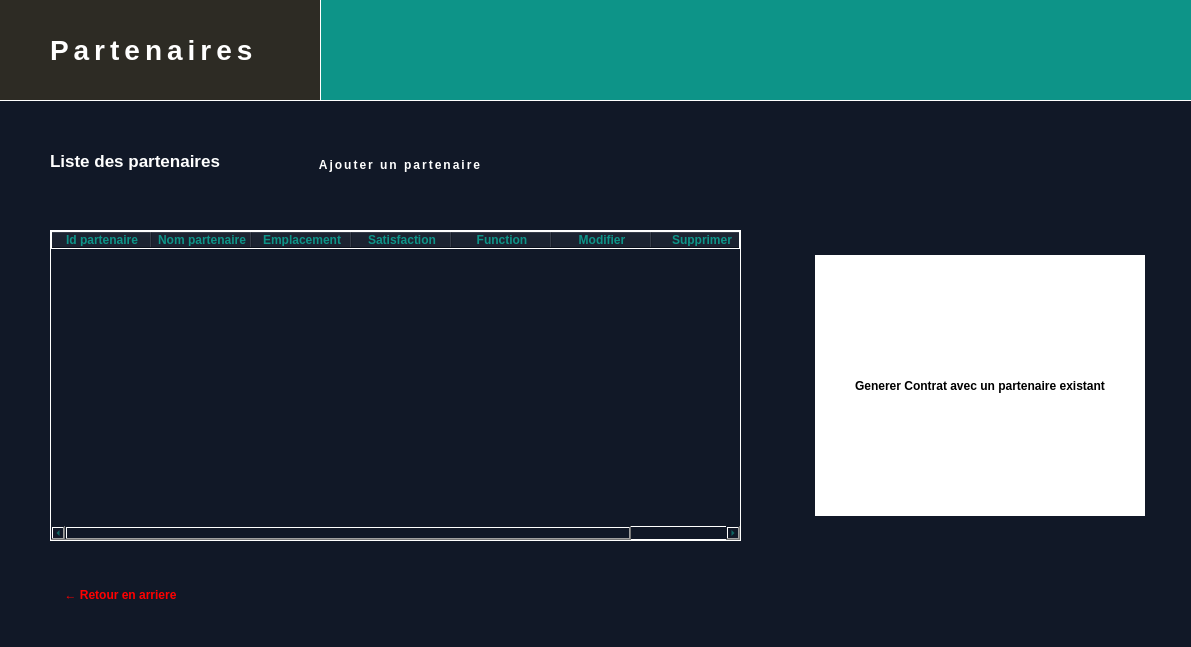
<?xml version="1.0" encoding="UTF-8"?>
<ui version="4.0">
 <class>MainWindow</class>
 <widget class="QMainWindow" name="MainWindow">
  <property name="geometry">
   <rect>
    <x>0</x>
    <y>0</y>
    <width>1191</width>
    <height>647</height>
   </rect>
  </property>
  <property name="windowTitle">
   <string>MainWindow</string>
  </property>
  <property name="styleSheet">
   <string notr="true">background: #111827;
border: none;</string>
  </property>
  <widget class="QWidget" name="centralwidget">
   <widget class="QStackedWidget" name="stackedWidget">
    <property name="geometry">
     <rect>
      <x>0</x>
      <y>0</y>
      <width>1191</width>
      <height>621</height>
     </rect>
    </property>
    <property name="styleSheet">
     <string notr="true"/>
    </property>
    <property name="currentIndex">
     <number>6</number>
    </property>
    <widget class="QWidget" name="page">
     <widget class="QGroupBox" name="groupBox_3">
      <property name="geometry">
       <rect>
        <x>0</x>
        <y>0</y>
        <width>1281</width>
        <height>671</height>
       </rect>
      </property>
      <property name="autoFillBackground">
       <bool>false</bool>
      </property>
      <property name="styleSheet">
       <string notr="true">background: #111827;</string>
      </property>
      <property name="title">
       <string/>
      </property>
      <layout class="QHBoxLayout" name="horizontalLayout">
       <item>
        <widget class="QGroupBox" name="groupBox">
         <property name="styleSheet">
          <string notr="true">#groupBox {
border: none;
}</string>
         </property>
         <property name="title">
          <string/>
         </property>
         <widget class="QWidget" name="layoutWidget">
          <property name="geometry">
           <rect>
            <x>70</x>
            <y>90</y>
            <width>341</width>
            <height>431</height>
           </rect>
          </property>
          <layout class="QVBoxLayout" name="verticalLayout">
           <item>
            <widget class="QLabel" name="label">
             <property name="styleSheet">
              <string notr="true">color: #0d9488;
font-size: 16px;
font-weight: bold;</string>
             </property>
             <property name="text">
              <string>Username:</string>
             </property>
            </widget>
           </item>
           <item>
            <widget class="QLineEdit" name="lineEdit">
             <property name="styleSheet">
              <string notr="true">border: 2px solid grey;
padding: 5px;
color: teal;
</string>
             </property>
            </widget>
           </item>
           <item>
            <widget class="QLabel" name="label_2">
             <property name="styleSheet">
              <string notr="true">color: teal;
font-size: 16px;
font-weight: bold;</string>
             </property>
             <property name="text">
              <string>Password:</string>
             </property>
            </widget>
           </item>
           <item>
            <widget class="QLineEdit" name="lineEdit_2">
             <property name="styleSheet">
              <string notr="true">border: 2px solid grey;
padding: 5px;
color: teal;
</string>
             </property>
            </widget>
           </item>
           <item>
            <widget class="QPushButton" name="pushButton_2">
             <property name="styleSheet">
              <string notr="true">#pushButton_2{
color:#0d9488;
background-color:transparent;
}</string>
             </property>
             <property name="text">
              <string>Forget Password?</string>
             </property>
            </widget>
           </item>
           <item>
            <widget class="QPushButton" name="pushButton">
             <property name="styleSheet">
              <string notr="true">background-color: rgb(200, 200, 200);
color: #0d9488;
font-size: 16px;
font-weight: medium;</string>
             </property>
             <property name="text">
              <string>Login</string>
             </property>
            </widget>
           </item>
          </layout>
         </widget>
         <widget class="QGroupBox" name="groupBox_2">
          <property name="geometry">
           <rect>
            <x>550</x>
            <y>-50</y>
            <width>627</width>
            <height>651</height>
           </rect>
          </property>
          <property name="styleSheet">
           <string notr="true">#groupBox_2{
background-image:url(&quot;C:/Users/medam/OneDrive/Bureau/les interfaces/Smart_Contracting_And_Construction_Company_2A2-master/logo.png&quot;);
background-position: center no-repeat;
background-size: 50%;
border: none;
}</string>
          </property>
          <property name="title">
           <string/>
          </property>
         </widget>
        </widget>
       </item>
      </layout>
     </widget>
    </widget>
    <widget class="QWidget" name="page_2">
     <property name="sizePolicy">
      <sizepolicy hsizetype="Preferred" vsizetype="Preferred">
       <horstretch>0</horstretch>
       <verstretch>0</verstretch>
      </sizepolicy>
     </property>
     <layout class="QVBoxLayout" name="verticalLayout_2">
      <item>
       <layout class="QGridLayout" name="gridLayout">
        <item row="2" column="1">
         <widget class="QPushButton" name="pushButton_5">
          <property name="sizePolicy">
           <sizepolicy hsizetype="Preferred" vsizetype="Fixed">
            <horstretch>0</horstretch>
            <verstretch>0</verstretch>
           </sizepolicy>
          </property>
          <property name="styleSheet">
           <string notr="true">color: #0d9488;
font-size: 16px;
font-weight: bold;</string>
          </property>
          <property name="text">
           <string>PushButton</string>
          </property>
         </widget>
        </item>
        <item row="0" column="1">
         <widget class="QPushButton" name="pushButton_3">
          <property name="sizePolicy">
           <sizepolicy hsizetype="Preferred" vsizetype="Fixed">
            <horstretch>0</horstretch>
            <verstretch>0</verstretch>
           </sizepolicy>
          </property>
          <property name="focusPolicy">
           <enum>Qt::NoFocus</enum>
          </property>
          <property name="styleSheet">
           <string notr="true">color: #0d9488;
background: rgb(255, 255, 255);
font-size: 16px;
font-weight: bold;</string>
          </property>
          <property name="text">
           <string>gerer les Matieres Premieres</string>
          </property>
         </widget>
        </item>
        <item row="1" column="1">
         <widget class="QPushButton" name="pushButton_4">
          <property name="sizePolicy">
           <sizepolicy hsizetype="Preferred" vsizetype="Minimum">
            <horstretch>0</horstretch>
            <verstretch>0</verstretch>
           </sizepolicy>
          </property>
          <property name="styleSheet">
           <string notr="true">color: #0d9488;
font-size: 16px;
font-weight: bold;</string>
          </property>
          <property name="text">
           <string>PushButton</string>
          </property>
         </widget>
        </item>
        <item row="0" column="0">
         <widget class="QPushButton" name="pushButton_6">
          <property name="sizePolicy">
           <sizepolicy hsizetype="Preferred" vsizetype="Fixed">
            <horstretch>0</horstretch>
            <verstretch>0</verstretch>
           </sizepolicy>
          </property>
          <property name="styleSheet">
           <string notr="true">color: #0d9488;
font-size: 16px;
font-weight: bold;</string>
          </property>
          <property name="text">
           <string>gerer les Employees</string>
          </property>
         </widget>
        </item>
        <item row="1" column="0">
         <widget class="QPushButton" name="pushButton_7">
          <property name="sizePolicy">
           <sizepolicy hsizetype="Preferred" vsizetype="Fixed">
            <horstretch>0</horstretch>
            <verstretch>0</verstretch>
           </sizepolicy>
          </property>
          <property name="styleSheet">
           <string notr="true">color: #0d9488;
font-size: 16px;
font-weight: bold;</string>
          </property>
          <property name="text">
           <string>Gerer les chantiers</string>
          </property>
         </widget>
        </item>
        <item row="2" column="0">
         <widget class="QPushButton" name="pushButton_8">
          <property name="sizePolicy">
           <sizepolicy hsizetype="Preferred" vsizetype="Fixed">
            <horstretch>0</horstretch>
            <verstretch>0</verstretch>
           </sizepolicy>
          </property>
          <property name="styleSheet">
           <string notr="true">color: #0d9488;
font-size: 16px;
font-weight: bold;
background: white;</string>
          </property>
          <property name="text">
           <string>Gerer les partenaires</string>
          </property>
         </widget>
        </item>
       </layout>
      </item>
     </layout>
    </widget>
    <widget class="QWidget" name="page_3">
     <widget class="QGroupBox" name="groupBox_4">
      <property name="geometry">
       <rect>
        <x>0</x>
        <y>0</y>
        <width>431</width>
        <height>271</height>
       </rect>
      </property>
      <property name="styleSheet">
       <string notr="true">border: transparent;
padding: 5px;
color: teal;
</string>
      </property>
      <property name="title">
       <string/>
      </property>
      <layout class="QGridLayout" name="gridLayout_3">
       <item row="0" column="0">
        <layout class="QGridLayout" name="gridLayout_2">
         <item row="0" column="0">
          <widget class="QLabel" name="label_3">
           <property name="styleSheet">
            <string notr="true">color: #0d9488;
font-size: 16px;
font-weight: bold;</string>
           </property>
           <property name="text">
            <string>Nom</string>
           </property>
          </widget>
         </item>
         <item row="0" column="1">
          <widget class="QLineEdit" name="lineEdit_3">
           <property name="styleSheet">
            <string notr="true">border: 2px solid teal;
padding: 5px;
color: red;
</string>
           </property>
          </widget>
         </item>
         <item row="1" column="0">
          <widget class="QLabel" name="label_4">
           <property name="styleSheet">
            <string notr="true">color: #0d9488;
font-size: 16px;
font-weight: bold;</string>
           </property>
           <property name="text">
            <string>Quantite</string>
           </property>
          </widget>
         </item>
         <item row="1" column="1">
          <widget class="QLineEdit" name="lineEdit_4">
           <property name="styleSheet">
            <string notr="true">border: 2px solid teal;
padding: 5px;
color: teal;
</string>
           </property>
          </widget>
         </item>
         <item row="2" column="0">
          <widget class="QLabel" name="label_5">
           <property name="styleSheet">
            <string notr="true">color: #0d9488;
font-size: 16px;
font-weight: bold;</string>
           </property>
           <property name="text">
            <string>Prix</string>
           </property>
          </widget>
         </item>
         <item row="2" column="1">
          <widget class="QLineEdit" name="lineEdit_5">
           <property name="styleSheet">
            <string notr="true">border: 2px solid teal;
padding: 5px;
color: teal;
</string>
           </property>
          </widget>
         </item>
        </layout>
       </item>
       <item row="1" column="0">
        <layout class="QVBoxLayout" name="verticalLayout_3">
         <item>
          <widget class="QPushButton" name="pushButton_10">
           <property name="styleSheet">
            <string notr="true">border: 2px solid grey;
padding: 5px;
color: teal;
border-radius: 10px;
color: #0d9488;
font-size: 16px;
font-weight: bold;</string>
           </property>
           <property name="text">
            <string>Ajouter MP</string>
           </property>
          </widget>
         </item>
         <item>
          <widget class="QPushButton" name="pushButton_9">
           <property name="styleSheet">
            <string notr="true">border: 2px solid grey;
padding: 5px;
color: teal;
border-radius:10px;
color: #0d9488;
font-size: 16px;
font-weight: bold;
</string>
           </property>
           <property name="text">
            <string>Effacer</string>
           </property>
          </widget>
         </item>
        </layout>
       </item>
      </layout>
     </widget>
     <widget class="QGroupBox" name="groupBox_6">
      <property name="geometry">
       <rect>
        <x>10</x>
        <y>280</y>
        <width>1021</width>
        <height>271</height>
       </rect>
      </property>
      <property name="styleSheet">
       <string notr="true">
border-color: rgb(13, 148, 136);
padding: 5px;
color: teal;
font-size: 16px;
font-weight: bold;</string>
      </property>
      <property name="title">
       <string>Statistique</string>
      </property>
     </widget>
     <widget class="QTableWidget" name="tableWidget">
      <property name="geometry">
       <rect>
        <x>440</x>
        <y>0</y>
        <width>471</width>
        <height>271</height>
       </rect>
      </property>
      <property name="maximumSize">
       <size>
        <width>801</width>
        <height>271</height>
       </size>
      </property>
      <property name="styleSheet">
       <string notr="true">border: double;
padding: 5px;
color: teal;

</string>
      </property>
      <column>
       <property name="text">
        <string>Code</string>
       </property>
       <property name="font">
        <font>
         <pointsize>10</pointsize>
         <bold>true</bold>
         <underline>true</underline>
         <strikeout>false</strikeout>
        </font>
       </property>
      </column>
      <column>
       <property name="text">
        <string>Nom</string>
       </property>
       <property name="font">
        <font>
         <pointsize>10</pointsize>
         <bold>true</bold>
         <underline>true</underline>
        </font>
       </property>
      </column>
      <column>
       <property name="text">
        <string>Quantite</string>
       </property>
       <property name="font">
        <font>
         <pointsize>10</pointsize>
         <bold>true</bold>
         <underline>true</underline>
        </font>
       </property>
      </column>
     </widget>
     <widget class="QGroupBox" name="groupBox_5">
      <property name="geometry">
       <rect>
        <x>920</x>
        <y>0</y>
        <width>261</width>
        <height>271</height>
       </rect>
      </property>
      <property name="styleSheet">
       <string notr="true">border: transparent;
padding: 5px;
color: teal;
</string>
      </property>
      <property name="title">
       <string>Metiers</string>
      </property>
      <layout class="QVBoxLayout" name="verticalLayout_4">
       <item>
        <widget class="QPushButton" name="pushButton_14">
         <property name="styleSheet">
          <string notr="true">border: 2px solid grey;
padding: 5px;
color: teal;
border-radius: 10px;
color: #0d9488;
font-size: 16px;
font-weight: bold;</string>
         </property>
         <property name="text">
          <string>Trier</string>
         </property>
        </widget>
       </item>
       <item>
        <widget class="QPushButton" name="pushButton_12">
         <property name="styleSheet">
          <string notr="true">border: 2px solid grey;
padding: 5px;
color: teal;
border-radius: 10px;
color: #0d9488;
font-size: 16px;
font-weight: bold;</string>
         </property>
         <property name="text">
          <string>Modifier</string>
         </property>
        </widget>
       </item>
       <item>
        <widget class="QPushButton" name="pushButton_13">
         <property name="styleSheet">
          <string notr="true">border: 2px solid grey;
padding: 5px;
color: teal;
border-radius: 10px;
color: #0d9488;
font-size: 16px;
font-weight: bold;</string>
         </property>
         <property name="text">
          <string>Supprimer</string>
         </property>
        </widget>
       </item>
      </layout>
     </widget>
     <widget class="QGroupBox" name="groupBox_7">
      <property name="geometry">
       <rect>
        <x>1039</x>
        <y>269</y>
        <width>141</width>
        <height>271</height>
       </rect>
      </property>
      <property name="styleSheet">
       <string notr="true">border: teal;
padding: 5px;
color: teal;
</string>
      </property>
      <property name="title">
       <string/>
      </property>
      <widget class="QPushButton" name="pushButton_11">
       <property name="geometry">
        <rect>
         <x>30</x>
         <y>220</y>
         <width>93</width>
         <height>28</height>
        </rect>
       </property>
       <property name="styleSheet">
        <string notr="true">border: 2px solid grey;
padding: 5px;
color: red;
border-radius:10px;

font-size: 16px;
font-weight: bold;
</string>
       </property>
       <property name="text">
        <string>Return</string>
       </property>
      </widget>
     </widget>
    </widget>
    <widget class="QWidget" name="page_4">
     <widget class="QTableWidget" name="tableWidget_2">
      <property name="geometry">
       <rect>
        <x>10</x>
        <y>50</y>
        <width>961</width>
        <height>221</height>
       </rect>
      </property>
      <column>
       <property name="text">
        <string>Nom du chantier</string>
       </property>
       <property name="font">
        <font>
         <bold>true</bold>
        </font>
       </property>
       <property name="background">
        <color>
         <red>94</red>
         <green>117</green>
         <blue>153</blue>
        </color>
       </property>
      </column>
      <column>
       <property name="text">
        <string>Emplacement</string>
       </property>
      </column>
      <column>
       <property name="text">
        <string>Manager</string>
       </property>
      </column>
      <column>
       <property name="text">
        <string>Date de début</string>
       </property>
      </column>
      <column>
       <property name="text">
        <string>Description</string>
       </property>
      </column>
     </widget>
     <widget class="QPushButton" name="pushButton_16">
      <property name="geometry">
       <rect>
        <x>990</x>
        <y>130</y>
        <width>171</width>
        <height>31</height>
       </rect>
      </property>
      <property name="styleSheet">
       <string notr="true">border: 2px solid grey;
padding: 5px;
color: teal;
border-radius: 10px;
color: #0d9488;
font-size: 16px;
font-weight: bold;</string>
      </property>
      <property name="text">
       <string>Ajouter chantier</string>
      </property>
     </widget>
     <widget class="QPushButton" name="pushButton_17">
      <property name="geometry">
       <rect>
        <x>990</x>
        <y>180</y>
        <width>171</width>
        <height>31</height>
       </rect>
      </property>
      <property name="styleSheet">
       <string notr="true">border: 2px solid grey;
padding: 5px;
color: teal;
border-radius: 10px;
color: #0d9488;
font-size: 16px;
font-weight: bold;</string>
      </property>
      <property name="text">
       <string>Modifier chantier</string>
      </property>
     </widget>
     <widget class="QPushButton" name="pushButton_18">
      <property name="geometry">
       <rect>
        <x>990</x>
        <y>230</y>
        <width>171</width>
        <height>31</height>
       </rect>
      </property>
      <property name="styleSheet">
       <string notr="true">border: 2px solid grey;
padding: 5px;
color: teal;
border-radius: 10px;
color: #0d9488;
font-size: 16px;
font-weight: bold;</string>
      </property>
      <property name="text">
       <string>Supprimer chantier</string>
      </property>
     </widget>
     <widget class="QPushButton" name="pushButton_15">
      <property name="geometry">
       <rect>
        <x>10</x>
        <y>10</y>
        <width>93</width>
        <height>28</height>
       </rect>
      </property>
      <property name="styleSheet">
       <string notr="true">border: 2px solid grey;
padding: 5px;
color: red;
border-radius:10px;

font-size: 16px;
font-weight: bold;
</string>
      </property>
      <property name="text">
       <string>Return</string>
      </property>
     </widget>
     <widget class="QGroupBox" name="groupBox_8">
      <property name="geometry">
       <rect>
        <x>10</x>
        <y>290</y>
        <width>961</width>
        <height>271</height>
       </rect>
      </property>
      <property name="styleSheet">
       <string notr="true">
border-color: rgb(13, 148, 136);
padding: 5px;
color: teal;
font-size: 16px;
font-weight: bold;</string>
      </property>
      <property name="title">
       <string>Statistique</string>
      </property>
     </widget>
     <widget class="QLineEdit" name="lineEdit_6">
      <property name="geometry">
       <rect>
        <x>990</x>
        <y>20</y>
        <width>161</width>
        <height>22</height>
       </rect>
      </property>
      <property name="styleSheet">
       <string notr="true">color: #FFFFFF</string>
      </property>
     </widget>
     <widget class="QLabel" name="label_6">
      <property name="geometry">
       <rect>
        <x>910</x>
        <y>20</y>
        <width>81</width>
        <height>20</height>
       </rect>
      </property>
      <property name="styleSheet">
       <string notr="true">color: #0d9488;
font: 10pt &quot;MS Shell Dlg 2&quot;;</string>
      </property>
      <property name="text">
       <string>Recherche</string>
      </property>
     </widget>
    </widget>
    <widget class="QWidget" name="page_5">
     <widget class="QWidget" name="formLayoutWidget">
      <property name="geometry">
       <rect>
        <x>350</x>
        <y>30</y>
        <width>401</width>
        <height>471</height>
       </rect>
      </property>
      <layout class="QFormLayout" name="formLayout">
       <item row="0" column="0">
        <widget class="QLabel" name="label_7">
         <property name="styleSheet">
          <string notr="true">color: #0d9488;</string>
         </property>
         <property name="text">
          <string>Nom du chantier</string>
         </property>
        </widget>
       </item>
       <item row="1" column="0">
        <widget class="QLabel" name="label_8">
         <property name="styleSheet">
          <string notr="true">color: #0d9488;</string>
         </property>
         <property name="text">
          <string>Emplacement</string>
         </property>
        </widget>
       </item>
       <item row="2" column="0">
        <widget class="QLabel" name="label_10">
         <property name="styleSheet">
          <string notr="true">color: #0d9488;</string>
         </property>
         <property name="text">
          <string>Manager</string>
         </property>
        </widget>
       </item>
       <item row="3" column="0">
        <widget class="QLabel" name="label_9">
         <property name="styleSheet">
          <string notr="true">color: #0d9488;</string>
         </property>
         <property name="text">
          <string>Date de début </string>
         </property>
        </widget>
       </item>
       <item row="4" column="0">
        <widget class="QLabel" name="label_11">
         <property name="styleSheet">
          <string notr="true">color: #0d9488;</string>
         </property>
         <property name="text">
          <string>Description</string>
         </property>
        </widget>
       </item>
       <item row="0" column="1">
        <widget class="QLineEdit" name="lineEdit_7">
         <property name="styleSheet">
          <string notr="true">color: #FFFFFF</string>
         </property>
        </widget>
       </item>
       <item row="1" column="1">
        <widget class="QLineEdit" name="lineEdit_8">
         <property name="styleSheet">
          <string notr="true">color: #FFFFFF
</string>
         </property>
        </widget>
       </item>
       <item row="2" column="1">
        <widget class="QLineEdit" name="lineEdit_9">
         <property name="styleSheet">
          <string notr="true">color: #FFFFFF</string>
         </property>
        </widget>
       </item>
       <item row="3" column="1">
        <widget class="QDateEdit" name="dateEdit">
         <property name="styleSheet">
          <string notr="true">color: #FFFFFF</string>
         </property>
        </widget>
       </item>
       <item row="4" column="1">
        <widget class="QTextEdit" name="textEdit">
         <property name="styleSheet">
          <string notr="true">color: #FFFFFF</string>
         </property>
        </widget>
       </item>
      </layout>
     </widget>
     <widget class="QPushButton" name="pushButton_19">
      <property name="geometry">
       <rect>
        <x>762</x>
        <y>467</y>
        <width>121</width>
        <height>31</height>
       </rect>
      </property>
      <property name="styleSheet">
       <string notr="true">border: 2px solid grey;
padding: 5px;
color: red;
border-radius:10px;

font-size: 16px;
font-weight: bold;
</string>
      </property>
      <property name="text">
       <string>Annuler</string>
      </property>
     </widget>
     <widget class="QPushButton" name="pushButton_20">
      <property name="geometry">
       <rect>
        <x>760</x>
        <y>430</y>
        <width>121</width>
        <height>31</height>
       </rect>
      </property>
      <property name="styleSheet">
       <string notr="true">border: 2px solid grey;
padding: 5px;
color: #0d9488;
border-radius:10px;

font-size: 16px;
font-weight: bold;
</string>
      </property>
      <property name="text">
       <string>Valider</string>
      </property>
     </widget>
    </widget>
    <widget class="QWidget" name="page_6">
     <widget class="QWidget" name="horizontalWidget" native="true">
      <property name="geometry">
       <rect>
        <x>-10</x>
        <y>10</y>
        <width>1201</width>
        <height>621</height>
       </rect>
      </property>
      <property name="sizePolicy">
       <sizepolicy hsizetype="Preferred" vsizetype="Preferred">
        <horstretch>0</horstretch>
        <verstretch>0</verstretch>
       </sizepolicy>
      </property>
      <layout class="QHBoxLayout" name="horizontalLayout_2">
       <property name="spacing">
        <number>50</number>
       </property>
       <property name="leftMargin">
        <number>50</number>
       </property>
       <property name="topMargin">
        <number>100</number>
       </property>
       <property name="rightMargin">
        <number>50</number>
       </property>
       <property name="bottomMargin">
        <number>100</number>
       </property>
       <item>
        <widget class="QPushButton" name="pushButton_25">
         <property name="sizePolicy">
          <sizepolicy hsizetype="Fixed" vsizetype="Fixed">
           <horstretch>0</horstretch>
           <verstretch>0</verstretch>
          </sizepolicy>
         </property>
         <property name="styleSheet">
          <string notr="true">color: red;
font-weight: bold;</string>
         </property>
         <property name="text">
          <string>← Retour</string>
         </property>
        </widget>
       </item>
       <item>
        <widget class="QPushButton" name="pushButton_21">
         <property name="sizePolicy">
          <sizepolicy hsizetype="Minimum" vsizetype="Ignored">
           <horstretch>0</horstretch>
           <verstretch>0</verstretch>
          </sizepolicy>
         </property>
         <property name="font">
          <font>
           <bold>true</bold>
          </font>
         </property>
         <property name="cursor">
          <cursorShape>PointingHandCursor</cursorShape>
         </property>
         <property name="mouseTracking">
          <bool>true</bool>
         </property>
         <property name="autoFillBackground">
          <bool>false</bool>
         </property>
         <property name="styleSheet">
          <string notr="true">color: black;
background: white;</string>
         </property>
         <property name="text">
          <string>Afficher les partenaires</string>
         </property>
         <property name="autoDefault">
          <bool>false</bool>
         </property>
         <property name="default">
          <bool>false</bool>
         </property>
         <property name="flat">
          <bool>false</bool>
         </property>
        </widget>
       </item>
       <item>
        <widget class="QPushButton" name="pushButton_22">
         <property name="sizePolicy">
          <sizepolicy hsizetype="Minimum" vsizetype="Ignored">
           <horstretch>0</horstretch>
           <verstretch>0</verstretch>
          </sizepolicy>
         </property>
         <property name="font">
          <font>
           <bold>true</bold>
          </font>
         </property>
         <property name="cursor">
          <cursorShape>PointingHandCursor</cursorShape>
         </property>
         <property name="styleSheet">
          <string notr="true">color: black;
background: white;</string>
         </property>
         <property name="text">
          <string>Afficher les recommandation de partenariat</string>
         </property>
        </widget>
       </item>
      </layout>
     </widget>
    </widget>
    <widget class="QWidget" name="page_7">
     <widget class="QLabel" name="label_12">
      <property name="geometry">
       <rect>
        <x>50</x>
        <y>20</y>
        <width>241</width>
        <height>60</height>
       </rect>
      </property>
      <property name="font">
       <font>
        <pointsize>21</pointsize>
        <italic>false</italic>
        <bold>true</bold>
        <underline>false</underline>
        <strikeout>false</strikeout>
       </font>
      </property>
      <property name="autoFillBackground">
       <bool>false</bool>
      </property>
      <property name="styleSheet">
       <string notr="true">letter-spacing: 5px;
color: White;
background: transparent;</string>
      </property>
      <property name="frameShape">
       <enum>QFrame::Box</enum>
      </property>
      <property name="lineWidth">
       <number>1</number>
      </property>
      <property name="text">
       <string>Partenaires</string>
      </property>
     </widget>
     <widget class="QTableWidget" name="tableWidget_3">
      <property name="geometry">
       <rect>
        <x>50</x>
        <y>230</y>
        <width>691</width>
        <height>311</height>
       </rect>
      </property>
      <property name="font">
       <font>
        <bold>true</bold>
       </font>
      </property>
      <property name="styleSheet">
       <string notr="true">border: 1px solid white;
color: #0d9488;
font-weight: bold;</string>
      </property>
      <column>
       <property name="text">
        <string>Id partenaire</string>
       </property>
       <property name="font">
        <font>
         <bold>true</bold>
        </font>
       </property>
      </column>
      <column>
       <property name="text">
        <string>Nom partenaire</string>
       </property>
      </column>
      <column>
       <property name="text">
        <string>Emplacement</string>
       </property>
      </column>
      <column>
       <property name="text">
        <string>Satisfaction</string>
       </property>
      </column>
      <column>
       <property name="text">
        <string>Function</string>
       </property>
      </column>
      <column>
       <property name="text">
        <string>Modifier</string>
       </property>
      </column>
      <column>
       <property name="text">
        <string>Supprimer</string>
       </property>
      </column>
     </widget>
     <widget class="Line" name="line">
      <property name="geometry">
       <rect>
        <x>-30</x>
        <y>100</y>
        <width>1600</width>
        <height>1</height>
       </rect>
      </property>
      <property name="styleSheet">
       <string notr="true">background: white;</string>
      </property>
      <property name="orientation">
       <enum>Qt::Horizontal</enum>
      </property>
     </widget>
     <widget class="QLabel" name="label_13">
      <property name="geometry">
       <rect>
        <x>50</x>
        <y>140</y>
        <width>271</width>
        <height>41</height>
       </rect>
      </property>
      <property name="font">
       <font>
        <pointsize>13</pointsize>
        <italic>false</italic>
        <bold>true</bold>
        <underline>false</underline>
        <strikeout>false</strikeout>
       </font>
      </property>
      <property name="autoFillBackground">
       <bool>false</bool>
      </property>
      <property name="styleSheet">
       <string notr="true">
color: White;</string>
      </property>
      <property name="frameShape">
       <enum>QFrame::Box</enum>
      </property>
      <property name="lineWidth">
       <number>1</number>
      </property>
      <property name="text">
       <string>Liste des partenaires</string>
      </property>
     </widget>
     <widget class="Line" name="line_2">
      <property name="geometry">
       <rect>
        <x>320</x>
        <y>-10</y>
        <width>1</width>
        <height>111</height>
       </rect>
      </property>
      <property name="styleSheet">
       <string notr="true">background: white;</string>
      </property>
      <property name="orientation">
       <enum>Qt::Vertical</enum>
      </property>
     </widget>
     <widget class="Line" name="line_3">
      <property name="geometry">
       <rect>
        <x>320</x>
        <y>-10</y>
        <width>2000</width>
        <height>111</height>
       </rect>
      </property>
      <property name="styleSheet">
       <string notr="true">background:  #0d9488;</string>
      </property>
      <property name="orientation">
       <enum>Qt::Vertical</enum>
      </property>
     </widget>
     <widget class="QPushButton" name="pushButton_23">
      <property name="geometry">
       <rect>
        <x>300</x>
        <y>150</y>
        <width>201</width>
        <height>29</height>
       </rect>
      </property>
      <property name="font">
       <font>
        <bold>true</bold>
       </font>
      </property>
      <property name="styleSheet">
       <string notr="true">color: white;
letter-spacing: 2px;</string>
      </property>
      <property name="text">
       <string>Ajouter un partenaire</string>
      </property>
     </widget>
     <widget class="Line" name="line_4">
      <property name="geometry">
       <rect>
        <x>0</x>
        <y>-10</y>
        <width>2000</width>
        <height>111</height>
       </rect>
      </property>
      <property name="styleSheet">
       <string notr="true">background-color: rgba(255, 187, 15, 30);</string>
      </property>
      <property name="orientation">
       <enum>Qt::Vertical</enum>
      </property>
     </widget>
     <widget class="QPushButton" name="pushButton_24">
      <property name="geometry">
       <rect>
        <x>50</x>
        <y>580</y>
        <width>141</width>
        <height>29</height>
       </rect>
      </property>
      <property name="styleSheet">
       <string notr="true">Color: red;
font-weight: bold;</string>
      </property>
      <property name="text">
       <string>← Retour en arriere</string>
      </property>
     </widget>
     <widget class="QWidget" name="gridLayoutWidget">
      <property name="geometry">
       <rect>
        <x>790</x>
        <y>230</y>
        <width>380</width>
        <height>311</height>
       </rect>
      </property>
      <layout class="QGridLayout" name="gridLayout_5">
       <property name="leftMargin">
        <number>0</number>
       </property>
       <property name="topMargin">
        <number>0</number>
       </property>
       <property name="rightMargin">
        <number>0</number>
       </property>
       <item row="0" column="0">
        <widget class="QPushButton" name="pushButton_26">
         <property name="sizePolicy">
          <sizepolicy hsizetype="Minimum" vsizetype="Minimum">
           <horstretch>0</horstretch>
           <verstretch>0</verstretch>
          </sizepolicy>
         </property>
         <property name="font">
          <font>
           <bold>true</bold>
          </font>
         </property>
         <property name="styleSheet">
          <string notr="true">background: white;
color: black;
font-weight: bold;
margin: 25px;</string>
         </property>
         <property name="text">
          <string>Generer Contrat avec un partenaire existant</string>
         </property>
        </widget>
       </item>
      </layout>
     </widget>
     <zorder>line_4</zorder>
     <zorder>line_3</zorder>
     <zorder>label_12</zorder>
     <zorder>tableWidget_3</zorder>
     <zorder>line</zorder>
     <zorder>label_13</zorder>
     <zorder>line_2</zorder>
     <zorder>pushButton_23</zorder>
     <zorder>pushButton_24</zorder>
     <zorder>gridLayoutWidget</zorder>
    </widget>
    <widget class="QWidget" name="page_8"/>
   </widget>
  </widget>
  <widget class="QStatusBar" name="statusbar"/>
 </widget>
 <resources/>
 <connections/>
</ui>
